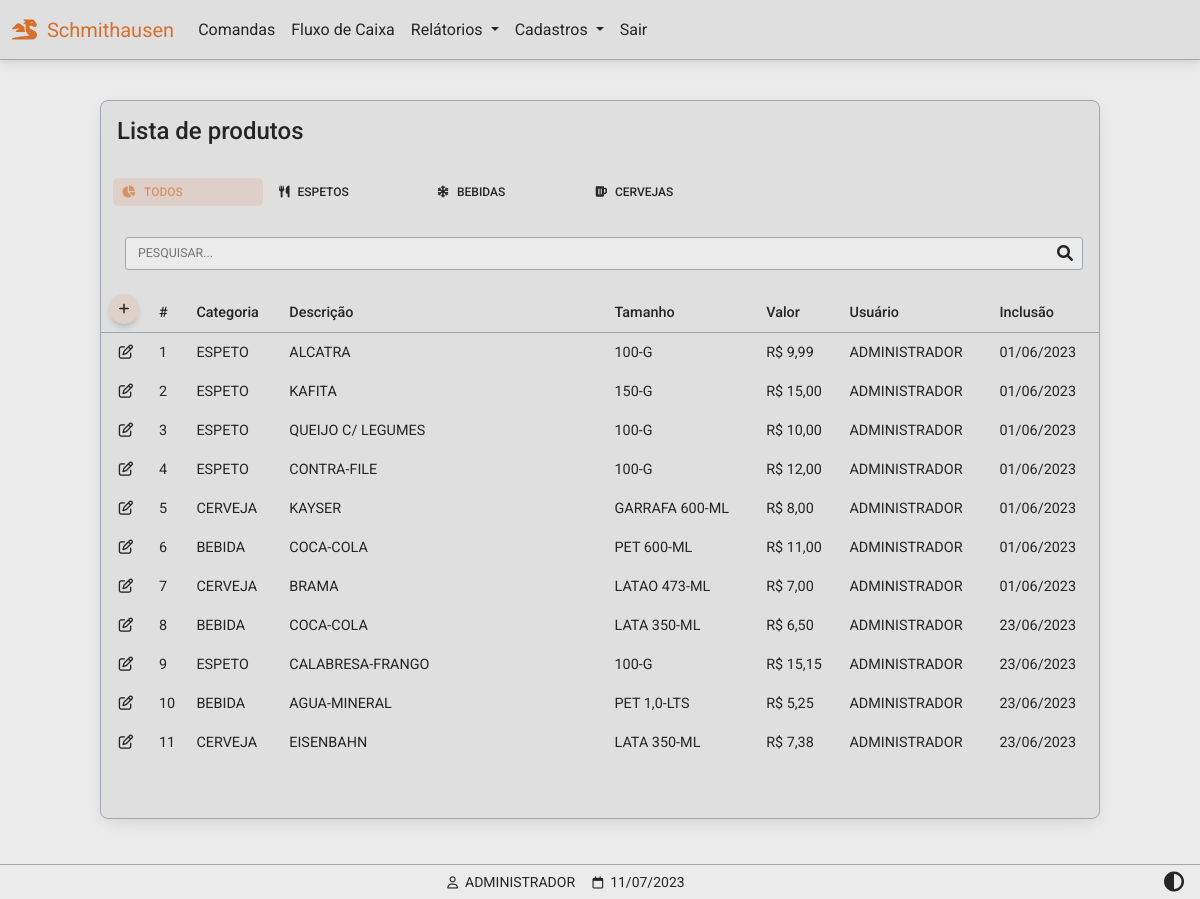
/produtos (signed in), run on an earlier commit of the app's database.
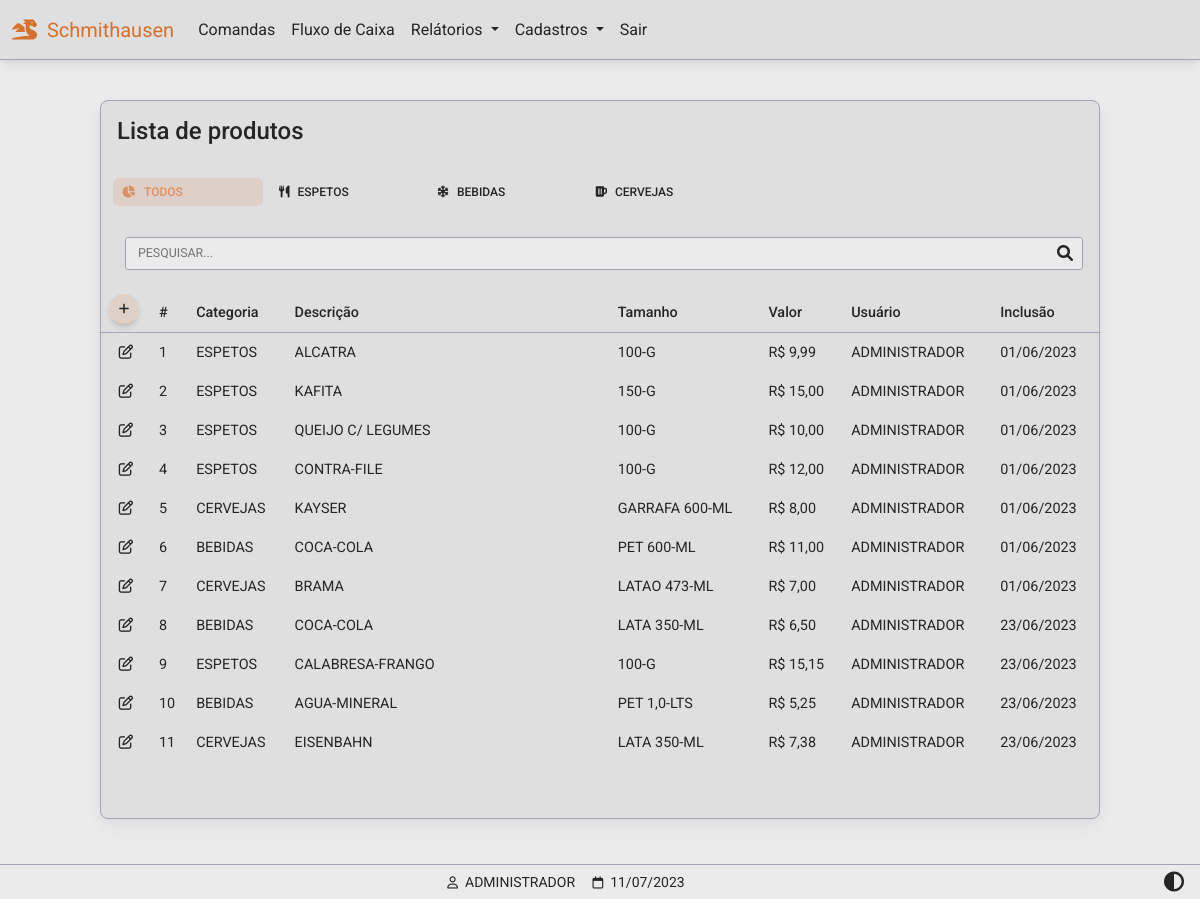
And on a later commit of the database.
### website/models.py (models this page shows)
class Produto(db.Model):
    id = db.Column(db.Integer, primary_key=True)
    categoria = db.Column(db.String(150))
    descricao = db.Column(db.String(150))
    tamanho = db.Column(db.String(150))
    valor = db.Column(db.Float)
    data_criacao = db.Column(db.DateTime(timezone=True), default=func.now())
    user_id = db.Column(db.Integer, db.ForeignKey('user.id'))

class Categoria(db.Model):
    id = db.Column(db.Integer, primary_key=True)
    nome = db.Column(db.String(150))
    categoria = db.relationship('Tamanho',backref='tamanhos')

class Tamanho(db.Model):
    id = db.Column(db.Integer, primary_key=True)
    nome = db.Column(db.String(150))
    cat_id = db.Column(db.Integer, db.ForeignKey('categoria.id'))

class User(db.Model, UserMixin):
    id = db.Column(db.Integer, primary_key=True)
    email = db.Column(db.String(150), unique=True)
    password = db.Column(db.String(150))
    first_name = db.Column(db.String(150))
    user = db.relationship('Produto',backref='produto')

### website/views.py (the view)
@views.route('/produtos', methods=['GET','POST'])
@login_required
def produtos():
    produtos = Produto.query.all()
    tamanhos = Tamanho.query.all()
    categorias = Categoria.query.all()
    return render_template("produtos_listar.html",
        user=current_user,
        data=data,
        produtos=produtos,
        tamanhos=tamanhos,
        categorias=categorias)

### website/__init__.py (called while the page is built)
def create_app():
    app = Flask(__name__)
    app.config['SECRET_KEY'] = 'hjshjhdjah kjshkjdhjs'
    app.config['SQLALCHEMY_DATABASE_URI'] = f'sqlite:///{DB_NAME}'
    db.init_app(app)
    from .views import views
    from .auth import auth
    app.register_blueprint(views, url_prefix='/')
    app.register_blueprint(auth, url_prefix='/')
    from .models import User, Cliente, Produto
    with app.app_context():
        db.create_all()
    login_manager = LoginManager()
    login_manager.login_view = 'auth.login'
    login_manager.login_message = u"FAVOR EFETUAR LOGIN!"
    login_manager.init_app(app)
    @login_manager.user_loader
    def load_user(id):
        return User.query.get(int(id))
    return app

### website/templates/produtos_listar.html (shortened to what this page needs)
{% extends "base.html" %}
{% block content %}
<div class="container-fluid" style="min-height:100dvh;padding-top:100px">
  <div class="table-responsive w-100 card myTheme-900 larg-max m-auto" style="padding-bottom: 40px">
     <table class="table table-borderless table-sm myTheme-900 ">
      <thead>
        <tr>
          <p class="h4 p-3 ">Lista de produtos</p>
        </tr>
        <tr>
          <div class="form-control-sm">
            <ul class="nav nav-tabs mb-3 myTheme-900">
              <li class="p-1 nav-item myTheme-900">
                <a class="nav-link active p-2" data-mdb-toggle="tab" role="button" aria-selected="true">
                  <i class="fas fa-chart-pie fa-fw me-2 me-2"></i>TODOS</a>
              </li>
              <li class="p-1 nav-item myTheme-900">
                <a class="nav-link  p-2" data-mdb-toggle="tab" role="button" aria-selected="false">
                  <i class="fa-solid fa-utensils me-2"></i>ESPETOS</a>
              </li>
              <li class="p-1 nav-item myTheme-900">
                <a class="nav-link  p-2" data-mdb-toggle="tab" role="button" aria-selected="false">
                  <i class="fa-solid fa-snowflake me-2"></i>BEBIDAS</a>
              </li>
              <li class="p-1 nav-item myTheme-900">
                <a class="nav-link  p-2" data-mdb-toggle="tab" role="button" aria-selected="false">
                  <i class="fa-solid fa-beer-mug-empty me-2"></i>CERVEJAS</a>
              </li>
            </ul>
          </div>
        </tr>
        <tr>
          <div class="p-3 pt-0">
            <div class="form-outline mt-2 ps-2" style="margin-bottom: 0!important;padding-bottom: 0!important;">
              <input type="text" style="text-transform:uppercase" id="inputPesquisarProdutos"
                class="myInputs form-control-sm" placeholder="Pesquisar..." />
            </div>
          </div>
        </tr>
        <tr>
          <th class="text-nowrap" scope="col">
            <a href="/produtos_cadastrar" class="p-2 btn btn-floating btn-add">
              <i class="fa-solid fa-plus"></i>
            </a>
          </th>
          <th class="text-nowrap" scope="col">#</th>
          <th class="text-nowrap" scope="col">Categoria</th>
          <th class="text-nowrap" scope="col" style="min-width: 280px;">Descrição</th>
          <th class="text-nowrap" scope="col">Tamanho</th>
          <th class="text-nowrap" scope="col">Valor</th>
          <th class="text-nowrap" scope="col">Usuário</th>
          <th class="text-nowrap" scope="col">Inclusão</th>
        </tr>
      </thead>
      <tbody id="tb-produtos">
        {% for i in produtos %}
        <tr>
          <td class="text-center" style="width: 50px">
            <a role="button" class=""
              href="/produtos_atualizar/{{ i.id }}/{{ i.categoria }}/{{ i.tamanho}}">
              <i class="fa-regular fa-pen-to-square"></i>
            </a>
          </td>
          <td class="text-nowrap" scope="row"> {{ i.id }} </td>
          <td class="text-nowrap" scope="row" style="min-width:80px"> {{ categorias[i.categoria | int -1].nome }}</td>
          <td class="text-nowrap" scope="row"> {{ i.descricao }} </td>
          <td class="text-nowrap" scope="row"> {{ tamanhos[i.tamanho | int -1 ].nome }} </td>
          <td class="text-nowrap" scope="row"> {{ "R$ {:,.2f}".format( i.valor ) | replace(".",",") }} </td>
          <td class="text-nowrap" scope="row"> {{ i.produto.first_name.split()[0] }} </td>
          <td class="text-nowrap" scope="row"> {{ i.data_criacao.strftime('%d/%m/%Y') }} </td>
        </tr>
        {% endfor %}
      </tbody>
    </table>
  </div>
</div>
{% endblock %}
{% block titlefooter %}
<span>
  &nbsp;{{ user.first_name.split()[0] | upper }}
  <span>
    &nbsp;{{ data.strftime('%d/%m/%Y') }}
  </span>
  {% endblock %}

### website/templates/base.html (shortened to what this page needs)
<!DOCTYPE html>
<html lang="pt-br" class="{{ 'dark-mode' if session.get('theme') == 'dark' }}">
<head>
<link rel="stylesheet" href="https://cdnjs.cloudflare.com/ajax/libs/font-awesome/6.0.0/css/all.min.css"/>
<link rel="stylesheet" type="text/css"       href="{{ url_for('static', filename='css/mdb.min.css')      }}">
<link rel="stylesheet" type="text/css"       href="{{ url_for('static', filename='css/base.css')         }}">
</head>
<body class="myTheme-500">
<nav id="navbar" class="autohide navbar navbar-expand-lg fixed-top ">
  <div class="container-fluid">
    <a class="navbar-brand"><i class="fa-solid fa-dragon"></i>&nbsp;&nbsp;Schmithausen</a>
    {% if user.is_authenticated %}
    <div class="collapse navbar-collapse" id="navbarSupportedContent">
      <ul class="navbar-nav me-auto mb-2 mb-lg-0 my-navbar">
        <li class="nav-item">
          <a class="nav-link" href="/comandas">Comandas</a>
        </li>
        <li class="nav-item">
          <a class="nav-link" href="#">Fluxo de Caixa</a>
        </li>
        <li class="nav-item dropdown">
          <a class="nav-link dropdown-toggle" href="#" id="navbarDropdown" role="button" data-mdb-toggle="dropdown" aria-expanded="false">
            Relátorios
          </a>
        </li>
        <li class="nav-item dropdown">
          <a class="nav-link dropdown-toggle" href="#" id="navbarDropdown" role="button" data-mdb-toggle="dropdown" aria-expanded="false">
            Cadastros
          </a>
                      <li class="nav-item">
                      <a class="nav-link btn-sair" href="/logout">Sair</a>
                      </li>
        {% endif %}
        </li>
      </ul>
    </div>
  </div>
</nav>
  {% block content %}
  {% endblock %}
<footer class="row text-center fixed-bottom my-footer">
  <div class="col text-center p-1" style="min-width: 250px">
   <small>
   {% block titlefooter %}{% endblock %}
   </small>
    </div>
<div class="col text-center p-1 me-2" style="max-width: 60px;">
            <a href="{{ url_for('views.toggle_theme', current_page=request.path) }}" class="nav__link">
            <span class="nav__item">
                <i class="fa-solid fa-circle-half-stroke fa-lg"></i>
            </span>
</div>
</footer>
</body>
</html>

### website/static/css/base.css (style rules this page uses)
:root { --custom-color: 211, 84, 0; --color-primary: 59, 113, 202; --color-secondary: 159,166,178; --color-success: 20,164,77; --color-danger: 220, 76, 76; --color-warning: 228,161,27; --color-info: 84,180,211; --color-ligth: 251,251,251; --color-theme-500: 235,235,235; --color-theme-900: 223,223,223; --cor-fonte: 37,37,37; --cor-da-borda: 159,166,178; }
.larg-max { max-width: 1000px!important; }
.myTheme-900 { background-color: rgb(var(--color-theme-900))!important; color: rgb(var(--cor-fonte))!important; }
.myTheme-500 { background-color: rgb(var(--color-theme-500))!important; color: rgb(var(--cor-fonte))!important; }
.navbar-expand-lg { background-color: rgb(var(--color-theme-900)); border-bottom: 1px solid rgb(var(--cor-da-borda)); }
.fa-bars, .fa-circle-half-stroke { color: rgb(var(--cor-fonte))!important; }
#navbar .nav-link { color: rgb(var(--cor-fonte))!important; }
.my-footer { background-color: rgb(var(--color-theme-500)); border-top: 1px solid rgb(var(--cor-da-borda)); color: rgb(var(--cor-fonte)); }
.my-footer span { color: rgb(var(--cor-fonte)); }
.nav-tabs .nav-link { width: 150px; background-color: rgb(var(--color-theme-900)); color: rgb(var(--cor-fonte)); border-bottom: none; }
.nav-tabs .nav-item .nav-link.active { border-color: rgb(var(--custom-color)); border-bottom: none; border-radius: 5px; background-color: rgba(var(--custom-color),0.1)!important; color: rgba(var(--custom-color),0.5)!important; }
.table-responsive { border: 1px solid rgb(var(--cor-da-borda))!important; color: rgb(var(--cor-fonte))!important; margin-bottom: 80px!important; }
.table-responsive thead th { border-bottom: 1px solid rgb(var(--cor-da-borda))!important; }
.btn-add { background-color: rgba(var(--custom-color),0.1); border-radius: 50%; width: 30px; height: 30px; color: rgb(var(--cor-fonte)); display: flex; align-items: center; justify-content: center; }
.navbar-brand { color:rgba(var(--custom-color),0.8); pointer-events: none;" }
.fa-pen-to-square { color: rgb(var(--cor-fonte))!important; }
.form-outline { margin-bottom: 30px!important; }
.myInputs { color: rgb(var(--cor-fonte))!important; border: 1px solid rgb(var(--cor-da-borda))!important; background-color: rgb(var(--color-theme-500)); width: 100%; padding: 0.35rem; padding-left: 0.75rem; border-radius: 3px; }

What changed in the data, as far as the page shows it:
changed through a linked row, Produto "ALCATRA": categoria.nome "ESPETO" → "ESPETOS"
changed through a linked row, Produto "KAFITA": categoria.nome "ESPETO" → "ESPETOS"
changed through a linked row, Produto "QUEIJO C/ LEGUMES": categoria.nome "ESPETO" → "ESPETOS"
changed through a linked row, Produto "CONTRA-FILE": categoria.nome "ESPETO" → "ESPETOS"
changed through a linked row, Produto "KAYSER": categoria.nome "CERVEJA" → "CERVEJAS"
changed through a linked row, Produto "PET 600-ML": categoria.nome "BEBIDA" → "BEBIDAS"
changed through a linked row, Produto "BRAMA": categoria.nome "CERVEJA" → "CERVEJAS"
changed through a linked row, Produto id 8: categoria.nome "BEBIDA" → "BEBIDAS"
changed through a linked row, Produto "CALABRESA-FRANGO": categoria.nome "ESPETO" → "ESPETOS"
changed through a linked row, Produto "AGUA-MINERAL": categoria.nome "BEBIDA" → "BEBIDAS"
changed through a linked row, Produto "EISENBAHN": categoria.nome "CERVEJA" → "CERVEJAS"
